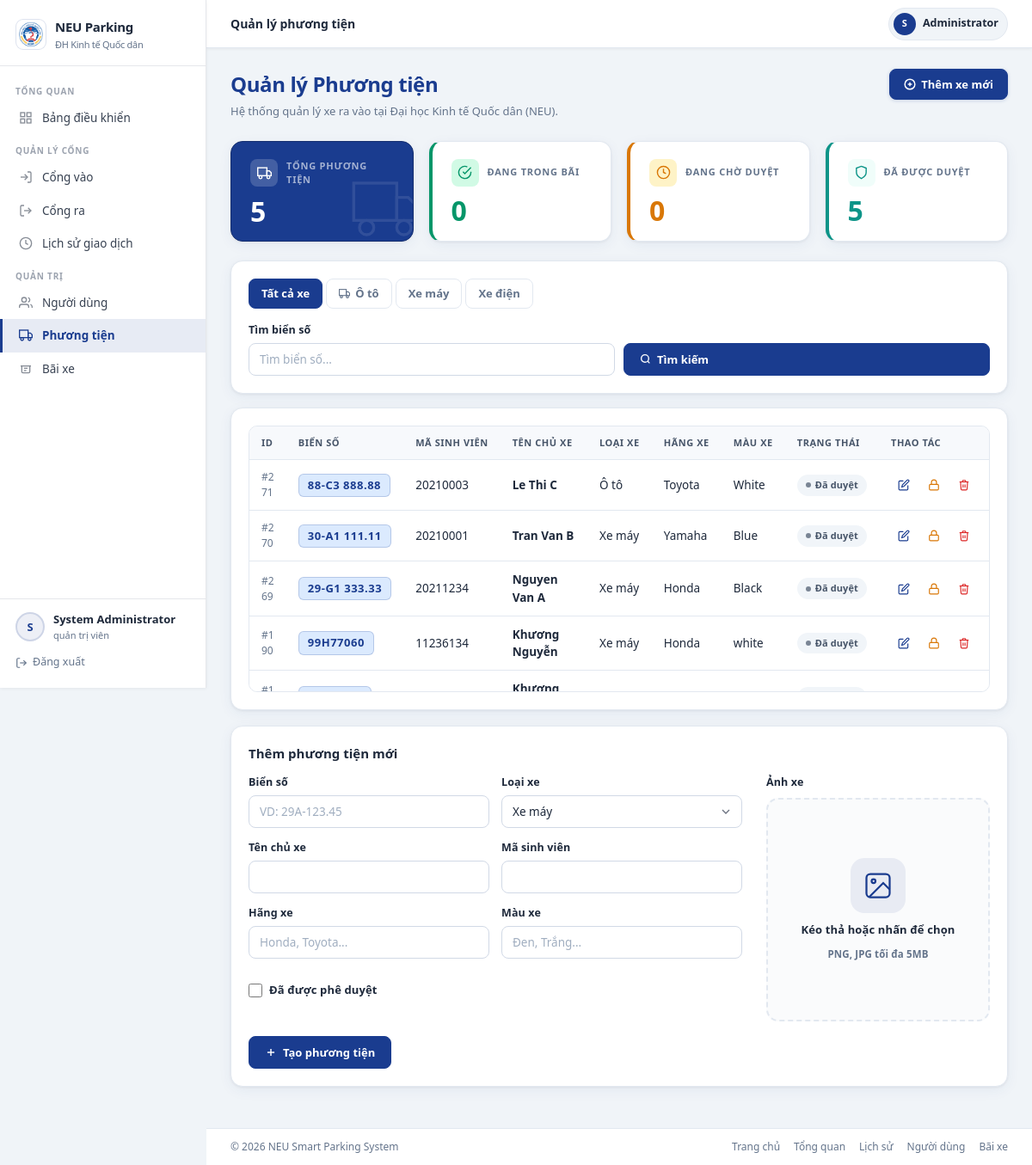
The page /admin/vehicles (signed in) on the database as committed earlier.
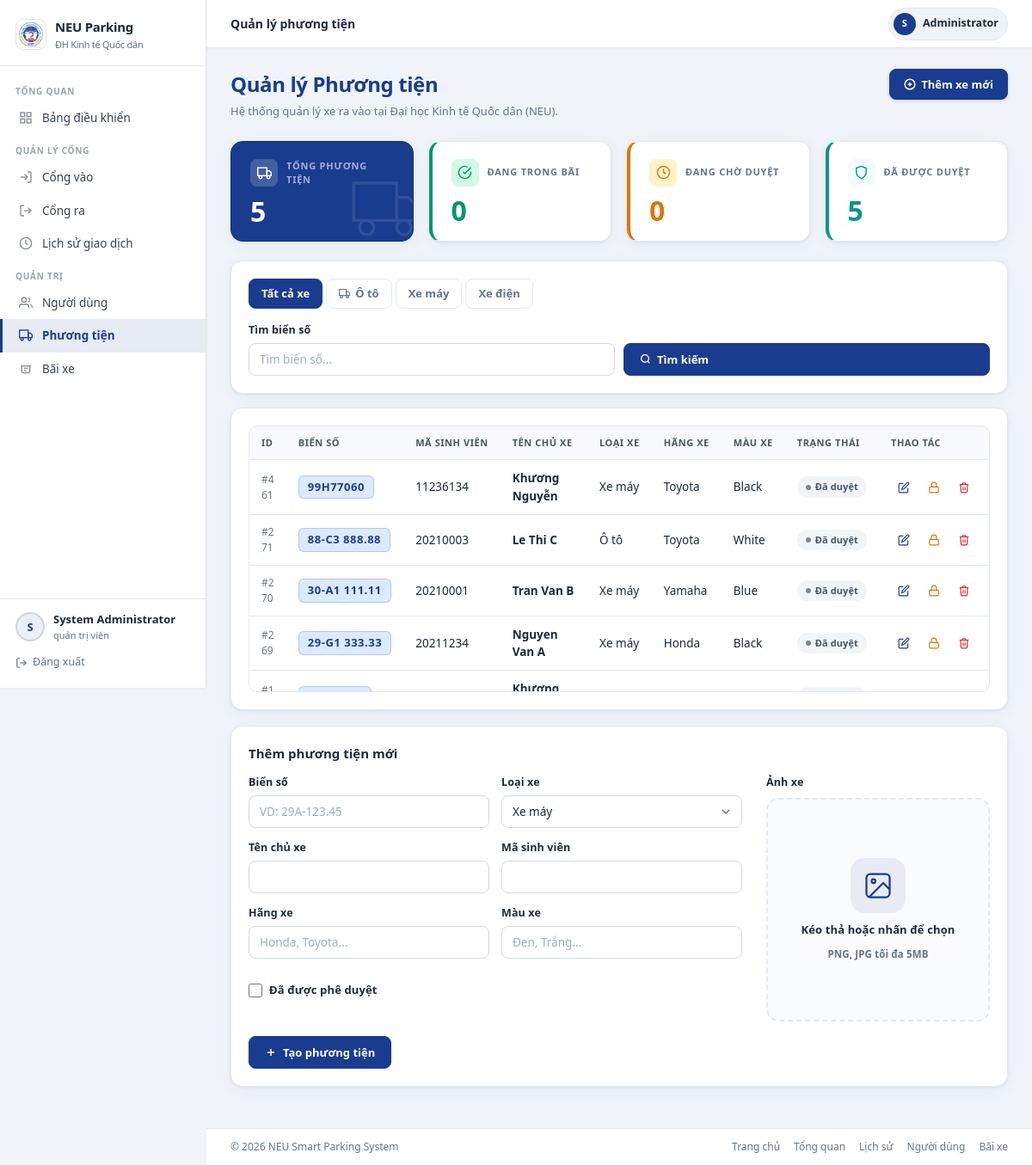
The same page on the database as committed later.
### tables this page shows
CREATE TABLE vehicles (
            id INTEGER PRIMARY KEY AUTOINCREMENT,
            plate TEXT UNIQUE NOT NULL,
            student_code TEXT NOT NULL,
            owner_name TEXT,
            vehicle_type TEXT NOT NULL DEFAULT 'motorbike',
            brand TEXT,
            color TEXT,
            image_path TEXT,
            is_active INTEGER NOT NULL DEFAULT 1,
            created_at TEXT DEFAULT CURRENT_TIMESTAMP
        );

### app.py (the view)
@app.route("/admin/vehicles")
@roles_required("admin")
def vehicles():
    plate = (request.args.get("plate") or "").strip()
    vehicle_type = (request.args.get("type") or "").strip()
    edit_vehicle_id = (request.args.get("edit") or "").strip()
    editing_vehicle = get_vehicle_by_id(int(edit_vehicle_id)) if edit_vehicle_id.isdigit() else None
    vehicles_rows = list_vehicles(plate=plate, vehicle_type=vehicle_type)
    active_map = _active_parking_map()
    context = {
        "vehicles": vehicles_rows,
        "total": int(_fetch_scalar("SELECT COUNT(*) FROM vehicles")),
        "in_parking": int(_fetch_scalar("SELECT COUNT(*) FROM parking_log WHERE time_out IS NULL")),
        "pending": int(_fetch_scalar("SELECT COUNT(*) FROM vehicles WHERE is_active=0")),
        "approved": int(_fetch_scalar("SELECT COUNT(*) FROM vehicles WHERE is_active=1")),
        "plate_filter": plate,
        "type_filter": vehicle_type,
        "active_map": active_map,
        "editing_vehicle": editing_vehicle,
        "vehicle_form": _vehicle_form_defaults(editing_vehicle),
    }
    return render_template("vehicles.html", **context)

### app.py (called while the page is built, shortened)
def _engine():
    return get_engine()

def _fetch_all(sql: str, params: dict | None = None):
    with _engine().connect() as conn:
        return conn.execute(text(sql), params or {}).fetchall()

def _fetch_scalar(sql: str, params: dict | None = None, default=0):
    with _engine().connect() as conn:
        value = conn.execute(text(sql), params or {}).scalar()
        return default if value is None else value

def _active_parking_map() -> dict[str, bool]:
    rows = _fetch_all("SELECT plate FROM parking_log WHERE time_out IS NULL")
    return {normalize_plate(row[0]): True for row in rows}

def _vehicle_form_defaults(data: dict | None = None) -> dict:
    payload = {
        "plate": "",
        "student_code": "",
        "owner_name": "",
        "vehicle_type": "motorbike",
        "brand": "",
        "color": "",
        "is_active": False,
    }
    return payload

def _translate_role(role: str | None) -> str:
    return {
        "admin": "quản trị viên",
        "guard": "bảo vệ",
        "student": "sinh viên",
    }.get((role or "").lower(), role or "-")

### templates/vehicles.html (shortened to what the changed rows need)
{% extends 'base.html' %}
{% block extra_css %}
<link rel="stylesheet" href="{{ url_for('static', filename='css/admin.css') }}">
{% endblock %}
{% block content %}
<div class="page-header">
    <div>
        <h1 class="page-title">Quản lý Phương tiện</h1>
    </div>
</div>
<article class="section-card">
    <div class="table-wrapper" style="max-height:310px;overflow-y:auto;">
        <table class="vehicles-table">
            <thead>
                <tr>
                    <th>ID</th>
                    <th>Biển số</th>
                    <th>Mã sinh viên</th>
                    <th>Tên chủ xe</th>
                    <th>Loại xe</th>
                    <th>Hãng xe</th>
                    <th>Màu xe</th>
                    <th>Trạng thái</th>
                    <th>Thao tác</th>
                </tr>
            </thead>
            <tbody>
                {% for vehicle in vehicles %}
                {% set plate_key = vehicle.plate.upper().replace('-', '').replace(' ', '').replace('.', '') %}
                <tr>
                    <td style="color:var(--text-secondary);font-size:12px;">#{{ vehicle.id }}</td>
                    <td><span class="plate-badge">{{ vehicle.plate }}</span></td>
                    <td>{{ vehicle.student_code }}</td>
                    <td><strong>{{ vehicle.owner_name or '—' }}</strong></td>
                    <td>{{ translate_vehicle_type(vehicle.vehicle_type) }}</td>
                    <td>{{ vehicle.brand or '—' }}</td>
                    <td>{{ vehicle.color or '—' }}</td>
                    <td>
                        {% if active_map.get(plate_key) %}
                            <span class="badge badge-success">Trong bãi</span>
                        {% elif not vehicle.is_active %}
                            <span class="badge badge-warning">Chờ duyệt</span>
                        {% else %}
                            <span class="badge badge-secondary">Đã duyệt</span>
                        {% endif %}
                    </td>
                    <td>
                        <div class="vm-actions">
                            <a class="vm-icon-btn vm-icon-edit"
                               href="{{ url_for('vehicles', edit=vehicle.id, plate=plate_filter, type=type_filter) }}#vehicle-form"
                               title="Sửa">
                                <svg width="14" height="14" viewBox="0 0 24 24" fill="none" stroke="currentColor" stroke-width="2"><path d="M11 4H4a2 2 0 0 0-2 2v14a2 2 0 0 0 2 2h14a2 2 0 0 0 2-2v-7"/><path d="M18.5 2.5a2.121 2.121 0 0 1 3 3L12 15l-4 1 1-4 9.5-9.5z"/></svg>
                            </a>
                            <form method="post" action="{{ url_for('toggle_vehicle_route', vehicle_id=vehicle.id) }}" style="margin:0;">
                                <button class="vm-icon-btn {{ 'vm-icon-lock' if vehicle.is_active else 'vm-icon-unlock' }}"
                                        type="submit"
                                        title="{{ 'Tạm khóa' if vehicle.is_active else 'Kích hoạt' }}">
                                    {% if vehicle.is_active %}
                                    <svg width="14" height="14" viewBox="0 0 24 24" fill="none" stroke="currentColor" stroke-width="2"><rect x="3" y="11" width="18" height="11" rx="2" ry="2"/><path d="M7 11V7a5 5 0 0 1 10 0v4"/></svg>
                                    {% else %}
                                    <svg width="14" height="14" viewBox="0 0 24 24" fill="none" stroke="currentColor" stroke-width="2"><rect x="3" y="11" width="18" height="11" rx="2" ry="2"/><path d="M7 11V7a5 5 0 0 1 9.9-1"/></svg>
                                    {% endif %}
                                </button>
                            </form>
                            <form method="post" action="{{ url_for('delete_vehicle_route', vehicle_id=vehicle.id) }}"
                                  onsubmit="return confirm('Xóa phương tiện này?');" style="margin:0;">
                                <button class="vm-icon-btn vm-icon-delete" type="submit" title="Xóa">
                                    <svg width="14" height="14" viewBox="0 0 24 24" fill="none" stroke="currentColor" stroke-width="2"><polyline points="3 6 5 6 21 6"/><path d="M19 6l-1 14a2 2 0 0 1-2 2H8a2 2 0 0 1-2-2L5 6"/><path d="M10 11v6"/><path d="M14 11v6"/><path d="M9 6V4a1 1 0 0 1 1-1h4a1 1 0 0 1 1 1v2"/></svg>
                                </button>
                            </form>
                        </div>
                    </td>
                </tr>
                {% else %}
                <tr>
                    <td colspan="9" class="muted" style="text-align:center;padding:28px;">Không có dữ liệu phương tiện.</td>
                </tr>
                {% endfor %}
            </tbody>
        </table>
    </div>
</article>
<article class="section-card" id="vehicle-form" style="margin-bottom:16px;">
    <h2 class="section-title">{{ 'Cập nhật phương tiện' if editing_vehicle else 'Thêm phương tiện mới' }}</h2>
</article>
{% endblock %}

Rows that differ between the two databases and show on the page:
removed vehicles: id "190", plate "99H77060", student_code "11236134", owner_name "Khương Nguyễn", brand "Honda", color "white", is_active "Đã duyệt"
added vehicles: id "461", plate "99H77060", student_code "11236134", owner_name "Khương Nguyễn", brand "Toyota", color "Black", is_active "Đã duyệt"
